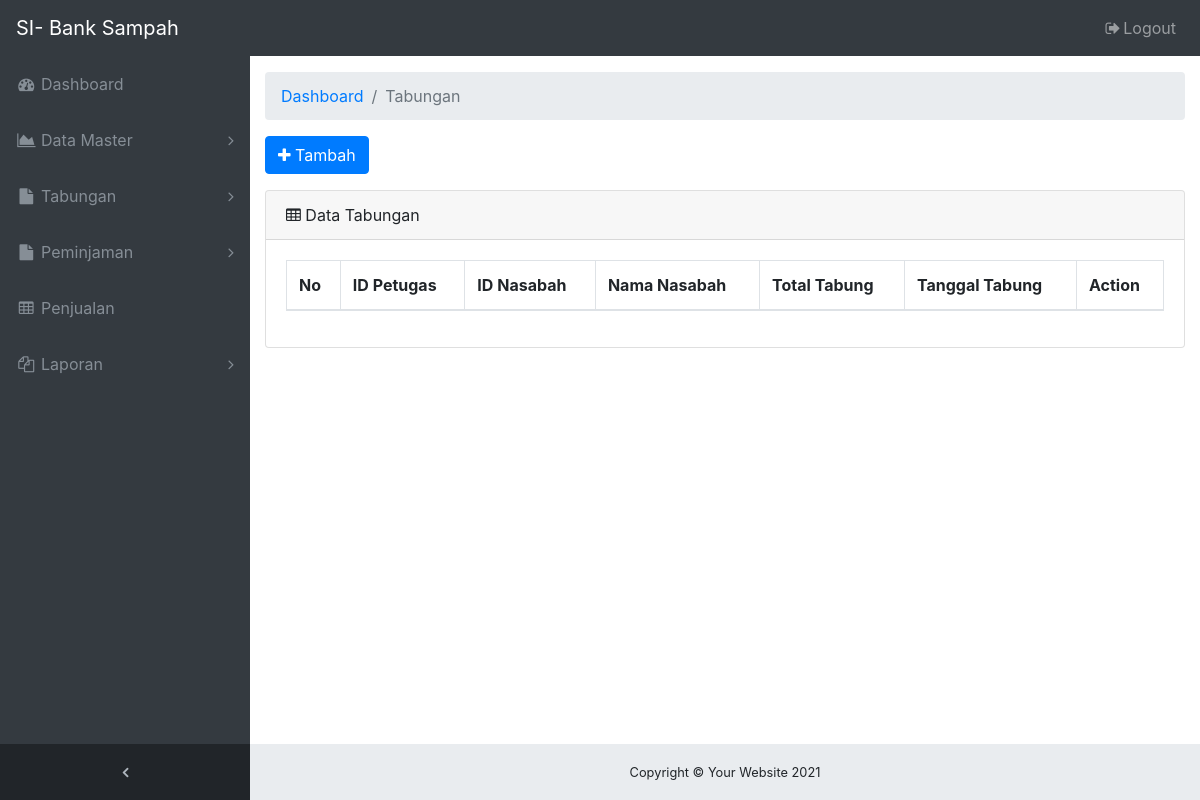
The page /ADMIN/menu-tabung.php (signed in) on the database as committed earlier.
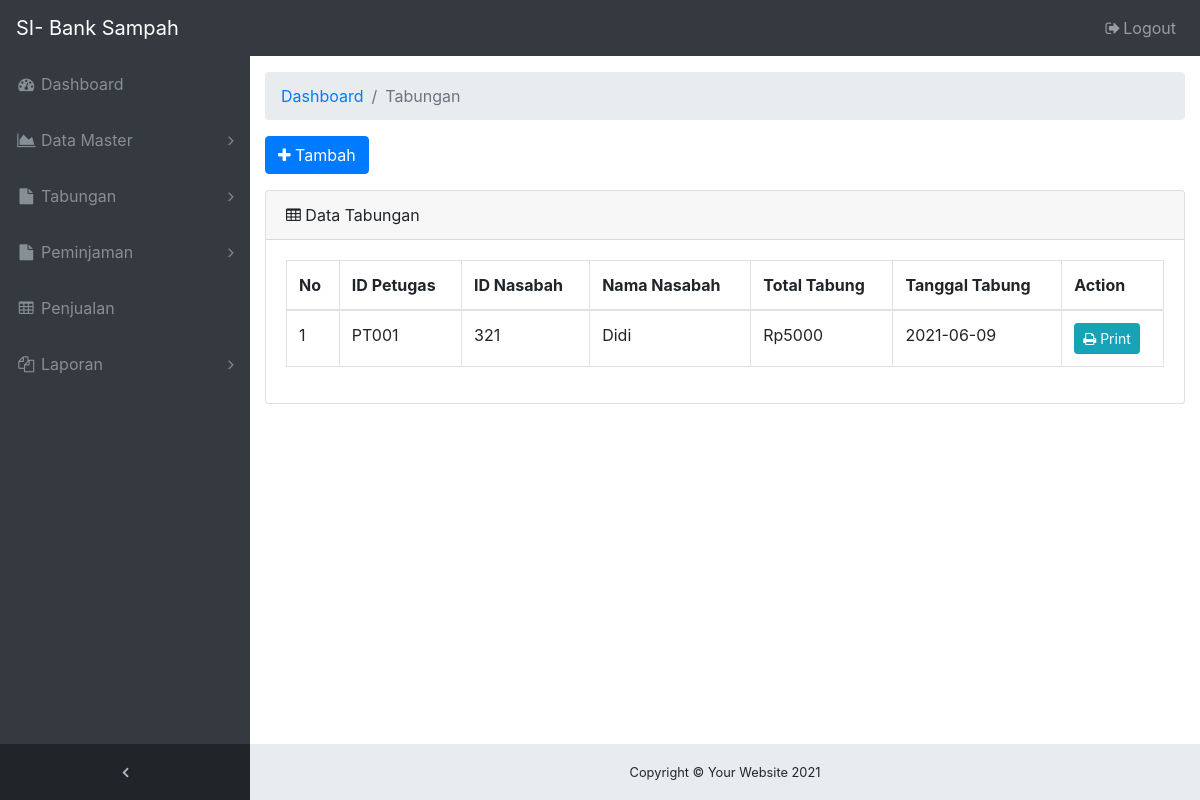
The same page on the database as committed later.
### tables this page shows
CREATE TABLE `tb_tabungan` (
  `id_tabung` varchar(10) NOT NULL,
  `id_petugas` varchar(10) NOT NULL,
  `id_nasabah` varchar(20) NOT NULL,
  `id_jenis` varchar(10) NOT NULL,
  `berat_tabung` int(11) NOT NULL,
  `total_tabung` int(11) NOT NULL,
  `tanggal_tabung` date NOT NULL
);

CREATE TABLE `tb_nasabah` (
  `id_nasabah` varchar(20) NOT NULL,
  `nama_nasabah` varchar(50) NOT NULL,
  `jk_nasabah` varchar(10) NOT NULL,
  `alamat_nasabah` varchar(50) NOT NULL,
  `telp_nasabah` varchar(15) NOT NULL,
  `pekerjaan_nasabah` varchar(15) NOT NULL,
  `tgl_daftar` date NOT NULL,
  `norek_nasabah` varchar(20) NOT NULL,
  `saldo_nasabah` int(11) NOT NULL,
  `pinjaman_nasabah` int(11) NOT NULL
);

### ADMIN/menu-tabung.php (the view, shortened to what this page needs)
<!DOCTYPE html>
<html lang="en">
<head>
  <link href="vendor/bootstrap/css/bootstrap.min.css" rel="stylesheet">
  <link href="vendor/font-awesome/css/font-awesome.min.css" rel="stylesheet" type="text/css">
  <link href="vendor/datatables/dataTables.bootstrap4.css" rel="stylesheet">
  <link href="css/sb-admin.css" rel="stylesheet">
  <?php include 'navbar.php'; ?>
</head>
<body class="fixed-nav sticky-footer bg-dark" id="page-top">
  <div class="content-wrapper">
    <div class="container-fluid">
      <ol class="breadcrumb">
        <li class="breadcrumb-item">
          <a href="#">Dashboard</a>
        </li>
        <li class="breadcrumb-item active">Tabungan</li>
      </ol>
      <div class="form-group">
        <a href="form-tambah-tabungan.php" class="btn btn-primary"><i class="fa fa-plus"></i> Tambah</a>
      </div>
      <div class="card mb-3">
        <div class="card-header">
          <i class="fa fa-table"></i> Data Tabungan</div>
        <div class="card-body">
          <div class="table-responsive">
            <table class="table table-bordered" id="dataTable" width="100%" cellspacing="0">
              <thead>
                <tr>
                  <th>No</th>
                  <th>ID Petugas</th>
                  <th>ID Nasabah</th>
                  <th>Nama Nasabah</th>
                  <th>Total Tabung</th>
                  <th>Tanggal Tabung</th>
                  <th>Action</th>
                </tr>
              </thead>
              <tbody>
                <?php
                include('koneksi_db.php');
                $result = mysqli_query($koneksi,"SELECT t.id_tabung, t.id_petugas, t.id_nasabah, n.nama_nasabah, t.total_tabung, t.tanggal_tabung
                  FROM tb_tabungan t INNER JOIN tb_nasabah n
                  WHERE t.id_nasabah = n.id_nasabah");
                $nomor = 1;
                ?>
                <?php
                  while($data = mysqli_fetch_array($result)) {
                    echo "<tr>";
                    echo "<td>".$nomor++."</td>";
                    echo "<td>".$data['id_petugas']."</td>";
                    echo "<td>".$data['id_nasabah']."</td>";
                    echo "<td>".$data['nama_nasabah']."</td>";
                    echo "<td>Rp".$data['total_tabung']."</td>";
                    echo "<td>".$data['tanggal_tabung']."</td>";
                    echo "<td>
                          <a href='print-struk-tabungan.php?id=".$data['id_tabung']."' class='btn btn-info btn-sm'><i class='fa fa-print'></i> Print</a>
                          </td>";
                    echo "</tr>";
                  }
                 ?>
              </tbody>
            </table>
          </div>
        </div>
      </div>
    </div>
    <?php include 'footer.php'; ?>
  </div>
</body>
</html>

Rows that differ between the two databases and show on the page:
added tb_tabungan: id_petugas "PT001", id_nasabah "321", id_nasabah.nama_nasabah "Didi", total_tabung "5000", tanggal_tabung "2021-06-09"
